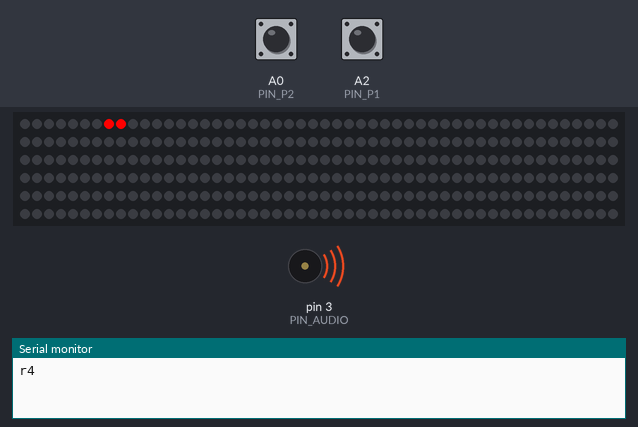
The sketch below on a simulated Arduino Uno, built with avr-gcc and run on an emulated ATmega328P. Shown: 300 RGB LEDs in strip order, left to right, continuing on the next row, buzzer (waves = sounding), the last lines printed to the serial monitor. The test bench sets the inputs (shaded band); at power-on: A0 (PIN_P2) HIGH, A2 (PIN_P1) HIGH.

Above: at 6.1 s.
9.3 s: A0 (PIN_P2) pulled LOW for 0.15 s
At 9.61 s:
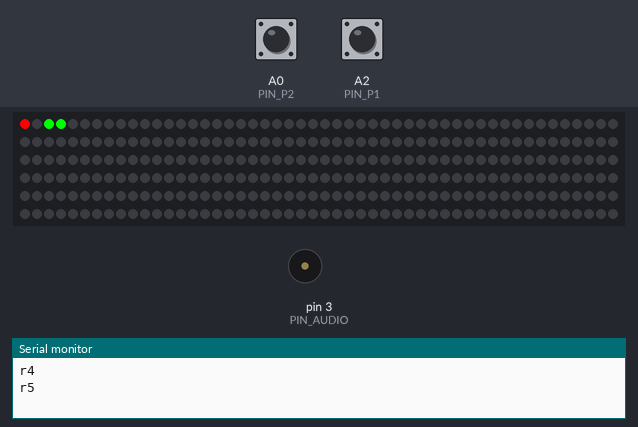
10.0 s: A2 (PIN_P1) pulled LOW for 0.15 s
10.7 s: A0 (PIN_P2) pulled LOW for 1 s
12.3 s: A2 (PIN_P1) pulled LOW for 1 s
Timing chart, 0 to 14.9 s (numbered marks = the images above; inputs shaded):
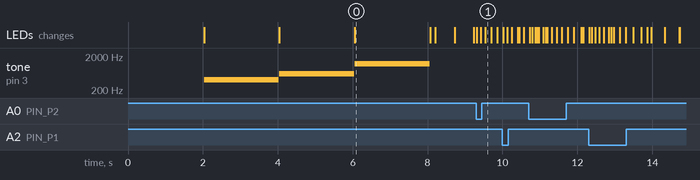

Measured:
- after the input at 9.3 s, the LEDs: first change at once (image 1 shows a later state)

The sketch:

DEV_OLR_BASIC.ino
```cpp
// (licence header left out)
//version Basic for PCB Rome Edition
// 2 Player , without Boxes Track

#include <Adafruit_NeoPixel.h>
#define MAXLED 300 // MAX LEDs actives on strip

#define PIN_LED 2   // R 500 ohms to DI pin for WS2812 and WS2813, for WS2813 BI pin of first LED to GND  ,  CAP 1000 uF to VCC 5v/GND,power supplie 5V 2A
#define PIN_P1 A2   // switch player 1 to PIN and GND
#define PIN_P2 A0   // switch player 2 to PIN and GND
#define PIN_AUDIO 3 // through CAP 2uf to speaker 8 ohms

#define INI_RAMP 80
#define MED_RAMP 90
#define END_RAMP 100
#define HIGH_RAMP 12
bool ENABLE_RAMP = 0;
bool VIEW_RAMP = 0;

int NPIXELS = MAXLED; // leds on track
int cont_print = 0;

#define COLOR1 Color(255, 0, 0)
#define COLOR2 Color(0, 255, 0)

#define COLOR1_tail Color(i * 3, 0, 0)
#define COLOR2_tail Color(0, i * 3, 0)

int win_music[] = {
    2637, 2637, 0, 2637,
    0, 2093, 2637, 0,
    3136};

byte gravity_map[MAXLED];

int TBEEP = 0;
int FBEEP = 0;
byte SMOTOR = 0;
float speed1 = 0;
float speed2 = 0;
float dist1 = 0;
float dist2 = 0;

byte loop1 = 0;
byte loop2 = 0;

byte leader = 0;
byte loop_max = 5; //total laps race

float ACEL = 0.2;
float kf = 0.015; //friction constant
float kg = 0.003; //gravity constant

byte flag_sw1 = 0;
byte flag_sw2 = 0;
byte draworder = 0;

unsigned long timestamp = 0;
char txbuff[64];

Adafruit_NeoPixel track = Adafruit_NeoPixel(MAXLED, PIN_LED, NEO_GRB + NEO_KHZ800);

int tdelay = 5;

void set_ramp(byte H, byte a, byte b, byte c)
{
  for (int i = 0; i < (b - a); i++)
  {
    gravity_map[a + i] = 127 - i * ((float)H / (b - a));
  };
  gravity_map[b] = 127;
  for (int i = 0; i < (c - b); i++)
  {
    gravity_map[b + i + 1] = 127 + H - i * ((float)H / (c - b));
  };
}

void set_loop(byte H, byte a, byte b, byte c)
{
  for (int i = 0; i < (b - a); i++)
  {
    gravity_map[a + i] = 127 - i * ((float)H / (b - a));
  };
  gravity_map[b] = 255;
  for (int i = 0; i < (c - b); i++)
  {
    gravity_map[b + i + 1] = 127 + H - i * ((float)H / (c - b));
  };
}

void setup()
{
  Serial.begin(115200);
  for (int i = 0; i < NPIXELS; i++)
  {
    gravity_map[i] = 127;
  };
  track.begin();
  pinMode(PIN_P1, INPUT_PULLUP);
  pinMode(PIN_P2, INPUT_PULLUP);

  if ((digitalRead(PIN_P1) == 0)) //push switch 1 on reset for activate physics
  {
    ENABLE_RAMP = 1;
    set_ramp(HIGH_RAMP, INI_RAMP, MED_RAMP, END_RAMP);
    for (int i = 0; i < (MED_RAMP - INI_RAMP); i++)
    {
      track.setPixelColor(INI_RAMP + i, track.Color(24 + i * 4, 0, 24 + i * 4));
    };
    for (int i = 0; i < (END_RAMP - MED_RAMP); i++)
    {
      track.setPixelColor(END_RAMP - i, track.Color(24 + i * 4, 0, 24 + i * 4));
    };
    track.show();
    delay(1000);
    tone(PIN_AUDIO, 500);
    delay(500);
    noTone(PIN_AUDIO);
    delay(500);
    if ((digitalRead(PIN_P1) == 0))
    {
      VIEW_RAMP = 1;
    } // if retain push switch 1 set view ramp
    else
    {
      for (int i = 0; i < NPIXELS; i++)
      {
        track.setPixelColor(i, track.Color(0, 0, 0));
      };
      track.show();
      VIEW_RAMP = 0;
    };
  };

  if ((digitalRead(PIN_P2) == 0))
  {
    delay(1000);
    tone(PIN_AUDIO, 1000);
    delay(500);
    noTone(PIN_AUDIO);
    delay(500);
    if ((digitalRead(PIN_P2) == 1))
      SMOTOR = 1;
  } //push switch 2 until a tone beep on reset for activate magic FX  ;-)

  start_race();
}

void start_race()
{
  Serial.println("r4");
  for (int i = 0; i < NPIXELS; i++)
  {
    track.setPixelColor(i, track.Color(0, 0, 0));
  };
  track.show();
  delay(2000);
  track.setPixelColor(12, track.Color(0, 255, 0));
  track.setPixelColor(11, track.Color(0, 255, 0));
  track.show();
  tone(PIN_AUDIO, 400);
  delay(2000);
  noTone(PIN_AUDIO);
  track.setPixelColor(12, track.Color(0, 0, 0));
  track.setPixelColor(11, track.Color(0, 0, 0));
  track.setPixelColor(10, track.Color(255, 255, 0));
  track.setPixelColor(9, track.Color(255, 255, 0));
  track.show();
  tone(PIN_AUDIO, 600);
  delay(2000);
  noTone(PIN_AUDIO);
  track.setPixelColor(9, track.Color(0, 0, 0));
  track.setPixelColor(10, track.Color(0, 0, 0));
  track.setPixelColor(8, track.Color(255, 0, 0));
  track.setPixelColor(7, track.Color(255, 0, 0));
  track.show();
  tone(PIN_AUDIO, 1200);
  delay(2000);
  noTone(PIN_AUDIO);
  timestamp = 0;
  Serial.println("r5");
};

void winner_fx(byte w)
{
  int msize = sizeof(win_music) / sizeof(int);
  for (int note = 0; note < msize; note++)
  {
    if (SMOTOR == 1)
    {
      tone(PIN_AUDIO, win_music[note] / (3 - w), 200);
    }
    else
    {
      tone(PIN_AUDIO, win_music[note], 200);
    };
    delay(230);
    noTone(PIN_AUDIO);
  }
};

int get_relative_position1(void)
{
  enum
  {
    MIN_RPOS = 0,
    MAX_RPOS = 99,
  };
  int trackdist = 0;
  int pos = 0;
  trackdist = (int)dist1 % NPIXELS;
  pos = map(trackdist, 0, NPIXELS - 1, MIN_RPOS, MAX_RPOS);
  return pos;
}

int get_relative_position2(void)
{
  enum
  {
    MIN_RPOS = 0,
    MAX_RPOS = 99,
  };
  int trackdist = 0;
  int pos = 0;
  trackdist = (int)dist2 % NPIXELS;
  pos = map(trackdist, 0, NPIXELS - 1, MIN_RPOS, MAX_RPOS);
  return pos;
}

void print_cars_position(void)
{
  int rpos = get_relative_position1();
  //sprintf( txbuff, "p%d%s%d,%d%c", i + 1, tracksID[cars[i].trackID], cars[i].nlap, rpos, EOL );
  sprintf(txbuff, "p%d%s%d,%d", 1, 1, loop1, rpos);
  Serial.println(txbuff);
  rpos = get_relative_position2();
  sprintf(txbuff, "p%d%s%d,%d", 2, 1, loop2, rpos);
  Serial.println(txbuff);
}

void burning1()
{
  //to do
}

void burning2()
{
  //to do
}

void track_rain_fx()
{
  //to do
}

void track_oil_fx()
{
  //to do
}

void track_snow_fx()
{
  //to do
}

void fuel_empty()
{
  //to do
}

void fill_fuel_fx()
{
  //to do
}

void in_track_boxs_fx()
{
  //to do
}

void pause_track_boxs_fx()
{
  //to do
}

void flag_boxs_stop()
{
  //to do
}

void flag_boxs_ready()
{
  //to do
}

void draw_safety_car()
{
  //to do
}

void telemetry_rx()
{
  //to do
}

void telemetry_tx()
{
  //to do
}

void telemetry_lap_time_car1()
{
  //to do
}

void telemetry_lap_time_car2()
{
  //to do
}

void telemetry_record_lap()
{
  //to do
}

void telemetry_total_time()
{
  //to do
}

int read_sensor(byte player)
{
  //to do
}

int calibration_sensor(byte player)
{
  //to do
}

int display_lcd_laps()
{
  //to do
}

int display_lcd_time()
{
  //to do
}

void draw_car1(void)
{
  for (int i = 0; i <= loop1; i++)
  {
    track.setPixelColor(((word)dist1 % NPIXELS) + i, track.COLOR1);
  };
}

void draw_car2(void)
{
  for (int i = 0; i <= loop2; i++)
  {
    track.setPixelColor(((word)dist2 % NPIXELS) + i, track.COLOR2);
  };
}

void loop()
{
  for (int i = 0; i < NPIXELS; i++)
  {
    track.setPixelColor(i, track.Color(0, 0, 0));
  };
  if ((ENABLE_RAMP == 1) && (VIEW_RAMP == 1))
  {
    for (int i = 0; i < (MED_RAMP - INI_RAMP); i++)
    {
      track.setPixelColor(INI_RAMP + i, track.Color(24 + i * 4, 0, 24 + i * 4));
    };
    for (int i = 0; i < (END_RAMP - MED_RAMP); i++)
    {
      track.setPixelColor(END_RAMP - i, track.Color(24 + i * 4, 0, 24 + i * 4));
    };
  };

  if ((flag_sw1 == 1) && (digitalRead(PIN_P1) == 0))
  {
    flag_sw1 = 0;
    speed1 += ACEL;
  };
  if ((flag_sw1 == 0) && (digitalRead(PIN_P1) == 1))
  {
    flag_sw1 = 1;
  };

  if ((gravity_map[(word)dist1 % NPIXELS]) < 127)
    speed1 -= kg * (127 - (gravity_map[(word)dist1 % NPIXELS]));
  if ((gravity_map[(word)dist1 % NPIXELS]) > 127)
    speed1 += kg * ((gravity_map[(word)dist1 % NPIXELS]) - 127);

  speed1 -= speed1 * kf;

  if ((flag_sw2 == 1) && (digitalRead(PIN_P2) == 0))
  {
    flag_sw2 = 0;
    speed2 += ACEL;
  };
  if ((flag_sw2 == 0) && (digitalRead(PIN_P2) == 1))
  {
    flag_sw2 = 1;
  };

  if ((gravity_map[(word)dist2 % NPIXELS]) < 127)
    speed2 -= kg * (127 - (gravity_map[(word)dist2 % NPIXELS]));
  if ((gravity_map[(word)dist2 % NPIXELS]) > 127)
    speed2 += kg * ((gravity_map[(word)dist2 % NPIXELS]) - 127);

  speed2 -= speed2 * kf;

  dist1 += speed1;
  dist2 += speed2;

  if (dist1 > dist2)
  {
    if (leader == 2)
    {
      FBEEP = 440;
      TBEEP = 10;
    }
    leader = 1;
  }
  if (dist2 > dist1)
  {
    if (leader == 1)
    {
      FBEEP = 440 * 2;
      TBEEP = 10;
    }
    leader = 2;
  };

  if (dist1 > NPIXELS * loop1)
  {
    loop1++;
    TBEEP = 10;
    FBEEP = 440;
  };
  if (dist2 > NPIXELS * loop2)
  {
    loop2++;
    TBEEP = 10;
    FBEEP = 440 * 2;
  };

  if (loop1 > loop_max)
  {
    Serial.println("w1");
    for (int i = 0; i < NPIXELS / 10; i++)
    {
      track.setPixelColor(i, track.COLOR1_tail);
    };
    track.show();
    winner_fx(1);
    loop1 = 0;
    loop2 = 0;
    dist1 = 0;
    dist2 = 0;
    speed1 = 0;
    speed2 = 0;
    timestamp = 0;
    start_race();
  }
  if (loop2 > loop_max)
  {
    Serial.println("w2");
    for (int i = 0; i < NPIXELS / 10; i++)
    {
      track.setPixelColor(i, track.COLOR2_tail);
    };
    track.show();
    winner_fx(2);
    loop1 = 0;
    loop2 = 0;
    dist1 = 0;
    dist2 = 0;
    speed1 = 0;
    speed2 = 0;
    timestamp = 0;
    start_race();
  }

  if ((millis() & 512) == (512 * draworder))
  {
    if (draworder == 0)
    {
      draworder = 1;
    }
    else
    {
      draworder = 0;
    }
  };
  if (abs(round(speed1 * 100)) > abs(round(speed2 * 100)))
  {
    draworder = 1;
  };
  if (abs(round(speed2 * 100)) > abs(round(speed1 * 100)))
  {
    draworder = 0;
  };

  if (draworder == 0)
  {
    draw_car1();
    draw_car2();
  }
  else
  {
    draw_car2();
    draw_car1();
  }

  track.show();
  if (SMOTOR == 1)
    tone(PIN_AUDIO, FBEEP + int(speed1 * 440 * 2) + int(speed2 * 440 * 3));
  delay(tdelay);
  if (TBEEP > 0)
  {
    TBEEP--;
  }
  else
  {
    FBEEP = 0;
  };
  cont_print++;
  if (cont_print > 100)
  {
    print_cars_position();
    cont_print = 0;
  }
}
```
